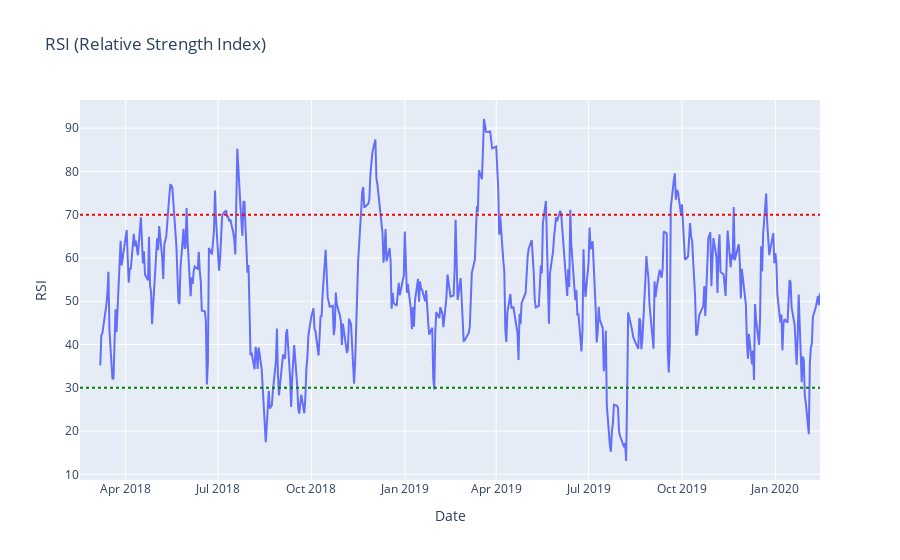

Here is the notebook cell this chart was saved with:
### Markdown cell above
## RSI (Relative Strength Index)
- Deskripsi\
  RSI adalah indikator momentum yang mengukur kecepatan dan besarnya perubahan harga dalam suatu periode tertentu (biasanya 14 hari). Nilainya berkisar antara 0 hingga 100, di mana angka tinggi menunjukkan tekanan beli yang kuat, dan angka rendah menunjukkan tekanan jual yang kuat.
- Tujuan
  - Mengidentifikasi kondisi overbought (jenuh beli, biasanya >70) dan oversold (jenuh jual, biasanya <30).
  - Membantu menentukan potensi pembalikan arah (reversal) atau kelanjutan tren.
  - Digunakan untuk mengukur kekuatan tren saat ini.

### Code cell
delta = df['Close'].diff()
gain = np.where(delta > 0, delta, 0)
loss = np.where(delta < 0, -delta, 0)
avg_gain = pd.Series(gain).rolling(window=14).mean()
avg_loss = pd.Series(loss).rolling(window=14).mean()
rs = avg_gain / avg_loss
df['RSI'] = 100 - (100 / (1 + rs))

# Plot RSI
fig = go.Figure()
fig.add_trace(go.Scatter(x=df['Date'], y=df['RSI'], name='RSI'))
fig.add_hline(y=70, line_dash="dot", line_color="red")
fig.add_hline(y=30, line_dash="dot", line_color="green")
fig.update_layout(title='RSI (Relative Strength Index)', xaxis_title='Date', yaxis_title='RSI')
fig.show()

### Figure 1 — Plotly figure (JSON) as saved in the notebook; plotly's stock layout.template omitted (floating-point values rounded to 4 significant figures; data arrays with more than 128 entries replaced by an {"elided": "..."} marker saying what was removed)
{"data": [{"name": "RSI", "type": "scatter", "x": {"elided": "491 str values"}, "y": {"elided": "491 float values"}}], "layout": {"shapes": [{"line": {"color": "red", "dash": "dot"}, "type": "line", "x0": 0, "x1": 1, "xref": "x domain", "y0": 70, "y1": 70, "yref": "y"}, {"line": {"color": "green", "dash": "dot"}, "type": "line", "x0": 0, "x1": 1, "xref": "x domain", "y0": 30, "y1": 30, "yref": "y"}], "title": {"text": "RSI (Relative Strength Index)"}, "xaxis": {"title": {"text": "Date"}}, "yaxis": {"title": {"text": "RSI"}}}}
